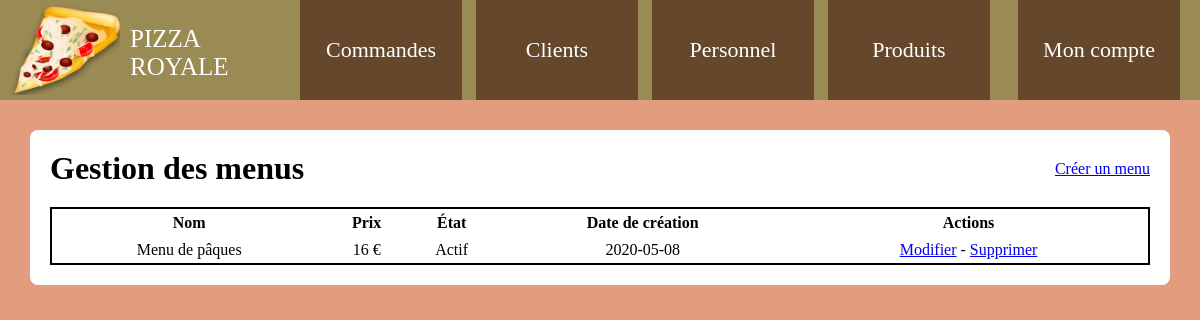
Page /gestionmenus.php (signed in) on the earlier database version.
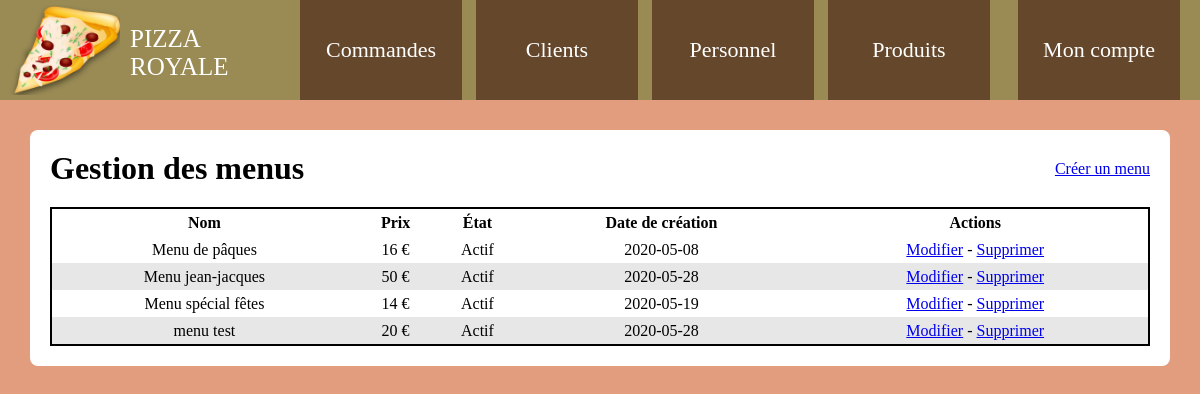
Same page on the later database version.
### tables this page shows
CREATE TABLE `menus` (
  `id_menu` int(11) NOT NULL,
  `nom` varchar(255) NOT NULL,
  `prix` varchar(10) NOT NULL,
  `etat` int(11) NOT NULL DEFAULT 1,
  `date_creation` date NOT NULL
);

### gestionmenus.php (the view, shortened to what this page needs)
<?php
require('config.php');
?>
<!DOCTYPE html>
<html lang="fr">
<head>
<link href="css/styles.css" rel="stylesheet">
<link rel="stylesheet" href="js/jquery-ui/jquery-ui.min.css">
</head>
<body>
<?php include('header.php'); ?>
<div class="conteneur">
<div class="titre-page">
<h1>Gestion des menus</h1>
<?php
if(isset($_GET['id'])) {
echo '<a href="gestionmenus">Gestion des menus</a>';
} else {
    echo '<a href="creermenu">Créer un menu</a>';
}
?>
</div>
<div class="contenu">
<?php
if(!isset($_GET['id'])) { ?>
<table class="liste-employes">
<tr>
    <th>Nom</th>
    <th>Prix</th>
    <th>État</th>
    <th>Date de création</th>
    <th>Actions</th>
</tr>
<?php
$req = $bdd->prepare('SELECT * FROM menus ORDER BY etat ASC, nom ASC');
$req->execute();
while($afficher = $req->fetch()) {
switch($afficher['etat']) {
case 1:
$etat = 'Actif';
break;
}
    echo '
    <tr><td>'.$afficher['nom'].'</td>
    <td>'.$afficher['prix'].' €</td>
    <td>'.$etat.'</td>
    <td>'.$afficher['date_creation'].'</td>
    <td><a href="?id='.$afficher['id_menu'].'">Modifier</a> - <a href="#" data-id="'.$afficher['id_menu'].'" class="supprimer-menu">Supprimer</a></td></tr>
    ';
}
?>
<?php } ?>
</div>
</body>
</html>

Differences in the rows shown:
added menus: nom "Menu jean-jacques", prix "50", etat "Actif", date_creation "2020-05-28"
added menus: nom "Menu spécial fêtes", prix "14", etat "Actif", date_creation "2020-05-19"
added menus: nom "menu test", prix "20", etat "Actif", date_creation "2020-05-28"
